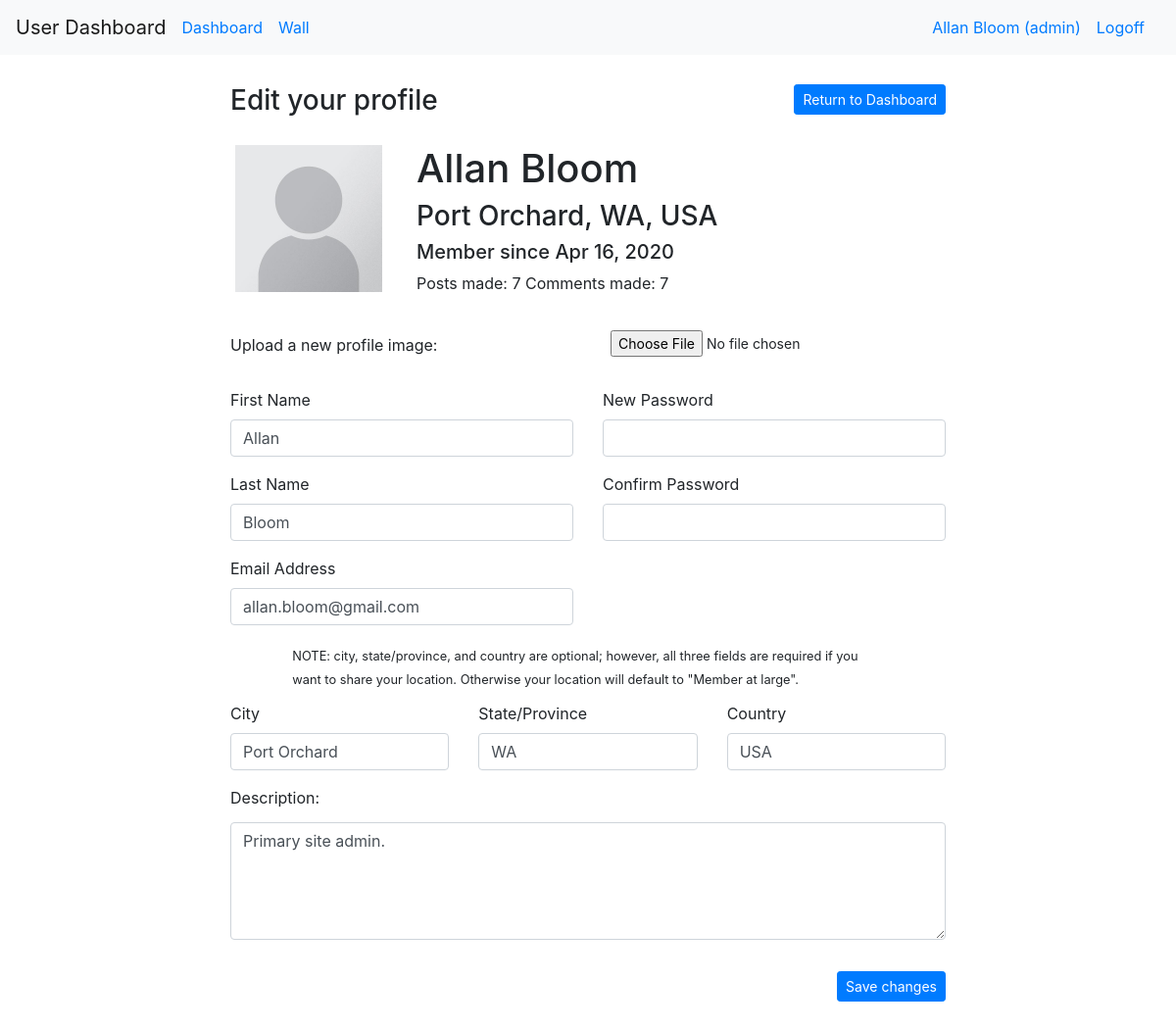
The app's page /dashboard/edit_profile/2 (signed in) with its own data.
### login_and_registration_app/models.py (models this page shows)
class User(models.Model):
    first_name = models.CharField(max_length=255)
    last_name = models.CharField(max_length=255)
    email = models.CharField(max_length=255)
    level = models.IntegerField(default=1)
    description = models.TextField(null=True)
    password = models.CharField(max_length=100)
    created_at = models.DateTimeField(auto_now_add=True)
    updated_at = models.DateTimeField(auto_now=True)
    profile_photo = models.ImageField(upload_to="profile_images", blank=True)
    default_photo = models.ImageField(upload_to="profile_images", default="default.jpg")
    city = models.CharField(max_length=45, null=True)
    state = models.CharField(max_length=45, null=True)
    country = models.CharField(max_length=45, null=True)
    objects = UserManager()

### messageboard_app/models.py (models this page shows)
class Message(models.Model):
    content = models.TextField()
    created_at = models.DateTimeField(auto_now_add=True)
    updated_at = models.DateTimeField(auto_now=True)
    author = models.ForeignKey(User, related_name="messages_posted", on_delete=models.CASCADE)
    recipient = models.ForeignKey(User, related_name="messages_received", on_delete=models.CASCADE)
    edited = models.BooleanField(default=False)
    edited_by = models.IntegerField(default=0)
    objects = MessageManager()

class Comment(models.Model):
    content = models.TextField()
    created_at = models.DateTimeField(auto_now_add=True)
    updated_at = models.DateTimeField(auto_now=True)
    author = models.ForeignKey(User, related_name="comments", on_delete=models.CASCADE)
    message = models.ForeignKey(Message, related_name="comments", on_delete=models.CASCADE)
    edited = models.BooleanField(default=False)
    edited_by = models.IntegerField(default=0)
    objects = CommentManager()

### dashboard_app/views.py (the view)
# urls.py: path("/edit_profile/<int:profile_id>", views.load_edit_profile_page),
def load_edit_profile_page(request, profile_id):
    user = logged_user(request)
    profile = User.objects.filter(id=profile_id)[0]
    if user.level != 9 and user != profile:
        return redirect("/dashboard")
    try:
        errors = request.session["errors"]
    except KeyError:
        errors = None
    context = {
        "user": user,
        "profile": profile,
        "errors": errors
    }
    request.session["errors"] = None
    return render(request, "profile.html", context)

### dashboard_app/views.py (called while the page is built)
def logged_user(request):
    return User.objects.filter(id=request.session["user_id"])[0]

### dashboard_app/templates/profile.html (shortened to what this page needs)
<!doctype html>
<html lang="en">
  <head>
    {% load static %}
    <link rel="stylesheet" type="text/css" href="{% static 'bootstrap.css' %}">
  </head>
  <body>
    <nav class="navbar navbar-expand-md navbar-light bg-light">
      <a class="navbar-brand" href="/">User Dashboard</a>
      <div class="collapse navbar-collapse" id="navbarSupportedContent">
        <a class="navbar-nav mr-sm-0 nav-link" href="/dashboard">Dashboard</a>
        <a class="navbar-nav mr-auto nav-link" href="/message_board/{{user.id}}">Wall</a>
      {% if request.session.user_id == None %}
        <a class="navbar-nav mr-sm-0 nav-link" href="/signin">Signin</a>
      {% else %}
      {% if user.level == 9%}
      <a class="navbar-nav mr-sm-0 nav-link" href="/dashboard/edit_profile/{{user.id}}">{{user.first_name}} {{user.last_name}} (admin)</a>
      {% else %}
      <a class="navbar-nav mr-sm-0 nav-link" href="/dashboard/edit_profile/{{user.id}}">{{user.first_name}} {{user.last_name}}</a>
      {% endif %}
      <a class="navbar-nav mr-sm-0 nav-link" href="/logoff">Logoff</a>
      {% endif %}
      </div>
    </nav>
    <div class="container">
      <div class="row top_row">
        <div class="col-7 col-md-5 offset-md-2">
          {% if user == profile %}
          <h3>Edit your profile</h3>
          {% else %}
          <h3>Edit User {{profile.id}}'s profile</h3>
          {% endif %}
        </div>
        <div class="col-5 col-md-3 text-right">
          <a href="/dashboard" class="btn btn-primary btn-sm">Return to Dashboard</a>
        </div>
      </div>
      <div class="row">
        <div class="col-10 offset-1 col-md-8 offset-md-2">
          <form enctype="multipart/form-data" action="/dashboard/update_profile/{{profile.id}}" method="post">
            <div class="form-group row">
              <div class="col-6 offset-3 col-md-4 offset-md-0 col-xl-3">
                <div class="row">
                  {% if profile.profile_photo %}
                  <div class="col-12 profile_image" style="background-image: url('{{ profile.profile_photo.url }}')"></div>
                  {% else %}
                  <div class="col-12 profile_image" style="background-image: url('{{ profile.default_photo.url }}')"></div>
                  {% endif %}
                </div>
              </div>
              <div class="col-10 offset-2 col-md-8 offset-md-0 col-xl-9 profile_header_content">
                <div class="row">
                  <div class="col-12">
                    <h1>{{profile.first_name}} {{profile.last_name}}</h1>
                  </div>
                </div>
                <div class="row">
                  <div class="col-12">
                    {% if profile.city != "" and profile.state != "" and profile.country != ""%}
                    <h3>{{profile.city}}, {{profile.state}}, {{profile.country}}</h3>
                    {% else %}
                    <h5>Member at large</h5>
                    {% endif %}
                  </div>
                </div>
                <div class="row">
                  <div class="col-12">
                    <h5>Member since {{profile.created_at|date:"M d, Y"}}</h5>
                  </div>
                </div>
                <div class="row">
                  <div class="col-12">
                    <p>Posts made: {{ profile.messages_posted.all|length }} Comments made: {{ profile.comments.all|length }}</p>
                  </div>
                </div>
              </div>
            </div>
            <div class="form-group row">
              <div class="col-12">
                <div class="form-group row">
                  <label class="col-form-label col-12 col-md-6">Upload a new profile image:</label>
                  <div class="form-group col-12 col-md-6">
                    <input type="file" class="form-control-file form-control-sm" name="profile_image_upload">
                  </div>
                </div>
              </div>
              <div class="form-group col-6">
                <div class="form-group">
                  <label>First Name</label>
                  <input type="text" class="form-control" name="first_name" value={{profile.first_name}}>
                </div>
                <div class="form-group">
                  <label>Last Name</label>
                  <input type="text" class="form-control" name="last_name" value={{profile.last_name}}>
                </div>
                <div class="form-group">
                  <label>Email Address</label>
                  <input type="text" class="form-control" name="email" value={{profile.email}}>
                </div>
              </div>
              <div class="form-group col-6">
                <div class="form-group">
                  <label>New Password</label>
                  <input type="password" class="form-control" name="password">
                </div>
                <div class="form-group">
                  <label>Confirm Password</label>
                  <input type="password" class="form-control" name="pw_confirm">
                </div>
              </div>
            </div>
            <div class="form-group row location_row_header">
              <div class="col-10 offset-1">
                <p><small>NOTE: city, state/province, and country are optional; however, all three fields are required if you
                  want to share your location. Otherwise your location will default to "Member at large".
                </small></p>
              </div>
            </div>
            <div class="form-group row location_row">
              <div class="col-4">
                <label>City</label>
                <input type="text" class="form-control" name="city" value="{{profile.city}}">
              </div>
              <div class="col-4">
                <label>State/Province</label>
                <input type="text" class="form-control" name="state" value="{{profile.state}}">
              </div>
              <div class="col-4">
                <label>Country</label>
                <input type="text" class="form-control" name="country" value="{{profile.country}}">
              </div>
            </div>
            <div class="form-group row description_row">
              <div class="form-group col-12">
                <label>Description:</label>
                <textarea class="form-control" name="description">{{profile.description}}</textarea>
              </div>
            </div>
            <div class="form-group row">
              <div class="form-group col-12 text-right">
                <button type= "submit" class="btn btn-primary btn-sm">Save changes</button>
              </div>
            </div>
          </form>
        </div>
    </div>
  </body>
</html>

### dashboard_app/templates/profile.html (style rules this page uses)
.top_row { margin-top: 30px; margin-bottom: 20px; }
button { min-width: 90px; }
textarea { margin-top: 5px; min-height: 120px; max-height: 150px; overflow: auto; }
.location_row_header { margin-top: -30px; }
.location_row { margin-top: -20px; }
.profile_image { min-height: 150px; background-size: contain; background-position: center; background-repeat: no-repeat; }

### records on screen
User: first_name "Allan", last_name "Bloom", default_photo (placeholder picture), city "Port Orchard", state "WA", country "USA", created_at "Apr 16, 2020", messages_posted.all|length "7", comments.all|length "7", email "allan.bloom@gmail.com", description "Primary site admin."
